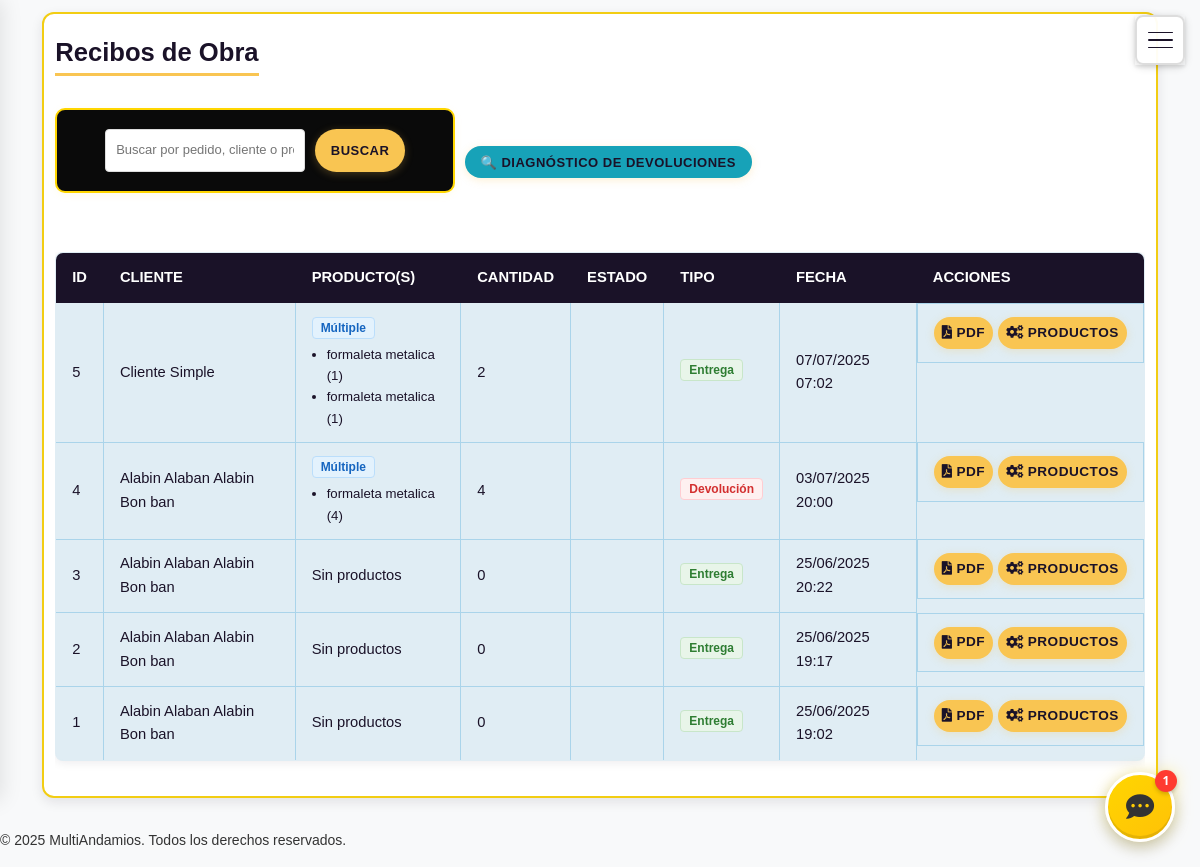
Screenshot of /recibos/lista/ (signed in) with the database file from the repository.
### recibos/models.py (models this page shows, shortened)
class ReciboObra(models.Model):
    pedido = models.ForeignKey(Pedido, on_delete=models.CASCADE, related_name='recibos_obra')
    cliente = models.ForeignKey(Cliente, on_delete=models.CASCADE)
    fecha_entrega = models.DateTimeField(default=timezone.now)
    fecha_devolucion = models.DateTimeField(null=True, blank=True)
    notas_entrega = models.TextField(blank=True, null=True)
    notas_devolucion = models.TextField(blank=True, null=True)
    firmado_cliente = models.BooleanField(default=False)
    firmado_empleado = models.BooleanField(default=False)
    empleado = models.ForeignKey('usuarios.Usuario', on_delete=models.SET_NULL, null=True, related_name='recibos_generados')
    condicion_entrega = models.TextField(
        help_text='Estado del equipo al momento de la entrega',
        default='Equipo en buen estado al momento de la entrega',
        blank=True
    )
    condicion_devolucion = models.TextField(null=True, blank=True, help_text='Estado del equipo al momento de la devolución')
    es_recibo_devolucion = models.BooleanField(default=False, help_text='Indica si este recibo es para devolución de productos')
    class Meta:
        verbose_name = "Recibo de Obra"
        verbose_name_plural = "Recibos de Obra"
        ordering = ['-fecha_entrega']
    @property
    def cantidad_solicitada(self):
        return sum(d.cantidad_solicitada for d in self.detalles.all())
    @property
    def cantidad_vuelta(self):
        return sum(d.cantidad_vuelta for d in self.detalles.all())
    @property
    def cantidad_pendiente(self):
        return self.cantidad_solicitada - self.cantidad_vuelta

class DetalleReciboObra(models.Model):
    ESTADO_CHOICES = [
        ('PENDIENTE', 'Pendiente'),
        ('EN_USO', 'En Uso'),
        ('DEVUELTO', 'Devuelto'),
        ('DANADO', 'Dañado'),
        ('PERDIDO', 'Perdido'),
    ]
    recibo = models.ForeignKey(ReciboObra, on_delete=models.CASCADE, related_name='detalles')
    producto = models.ForeignKey(Producto, on_delete=models.CASCADE)
    detalle_pedido = models.ForeignKey(
        DetallePedido,
        on_delete=models.CASCADE,
        related_name='detalles_recibos'
    )
    cantidad_solicitada = models.PositiveIntegerField()
    cantidad_vuelta = models.PositiveIntegerField(default=0)
    cantidad_buen_estado = models.PositiveIntegerField(default=0, help_text="Cantidad de productos devueltos en buen estado")
    cantidad_danados = models.PositiveIntegerField(default=0, help_text="Cantidad de productos devueltos con daños")
    cantidad_inservibles = models.PositiveIntegerField(default=0, help_text="Cantidad de productos devueltos inservibles")
    estado = models.CharField(max_length=50, choices=ESTADO_CHOICES, default='PENDIENTE')
    class Meta:
        verbose_name = "Detalle de Recibo de Obra"
        verbose_name_plural = "Detalles de Recibos de Obra"

### usuarios/models.py (models this page shows, shortened)
class Cliente(models.Model):
    usuario = models.OneToOneField(Usuario, on_delete=models.CASCADE, related_name='cliente')
    telefono = models.CharField(max_length=50)
    direccion = models.CharField(max_length=255, blank=True, null=True)

class Usuario(AbstractUser):
    ROLES = (
        ('admin', 'Administrador'),
        ('empleado', 'Empleado'),
        ('recibos_obra', 'Empleado de Recibos de Obra'),
        ('cliente', 'Cliente'),
    )
    numero_identidad = models.CharField(max_length=20, unique=True, null=True, blank=True, verbose_name='Número de Identidad')  # Permite nulos temporalmente
    rol = models.CharField(max_length=20, choices=ROLES, default='cliente')
    direccion_texto = models.CharField(max_length=255, blank=True, null=True, verbose_name='Dirección (texto)')
    puede_gestionar_productos = models.BooleanField(default=False, verbose_name='Puede gestionar productos')
    puede_gestionar_pedidos = models.BooleanField(default=False, verbose_name='Puede gestionar pedidos')
    puede_gestionar_recibos = models.BooleanField(default=False, verbose_name='Puede gestionar recibos de obra')
    puede_gestionar_clientes = models.BooleanField(default=False, verbose_name='Puede gestionar clientes')
    puede_ver_reportes = models.BooleanField(default=False, verbose_name='Puede ver reportes')
    puede_gestionar_inventario = models.BooleanField(default=False, verbose_name='Puede gestionar inventario')
    puede_procesar_pagos = models.BooleanField(default=False, verbose_name='Puede procesar pagos')
    activo = models.BooleanField(default=True, verbose_name='Usuario activo')

### productos/models.py (models this page shows, shortened)
class Producto(models.Model):
    id_producto = models.AutoField(primary_key=True)
    nombre = models.CharField(max_length=255)
    descripcion = models.TextField(blank=True, null=True)
    precio_diario = models.DecimalField(
        max_digits=10,
        decimal_places=2,
        verbose_name='Precio por día',
        help_text='Precio de renta por día en pesos',
        default=0
    )
    dias_minimos_renta = models.PositiveIntegerField(
        default=1,
        verbose_name='Días mínimos de renta',
        help_text='Número mínimo de días consecutivos que se debe rentar este producto'
    )
    peso = models.DecimalField(
        max_digits=8,
        decimal_places=2,
        default=0.00,
        verbose_name='Peso individual (kg)',
        help_text='Peso en kilogramos de una unidad del producto'
    )
    cantidad_disponible = models.PositiveIntegerField()
    cantidad_reservada = models.PositiveIntegerField(default=0)
    cantidad_en_renta = models.PositiveIntegerField(default=0)
    imagen = models.ImageField(upload_to='productos/', blank=True, null=True)
    activo = models.BooleanField(default=True)

### recibos/views.py (the view, shortened to what this page needs)
# urls.py: path('lista/', views.lista_recibos, name='lista_recibos'),
@login_required
@user_passes_test(puede_ver_recibos)
def lista_recibos(request):
    recibos = ReciboObra.objects.all()
    search_query = request.GET.get('search', '')
    recibos = recibos.order_by('-fecha_entrega')
    return render(request, 'recibos/lista_recibos.html', {
        'recibos': recibos,
        'solo_recibos': request.user.rol == 'recibos_obra',
        'search_query': search_query
    })

### recibos/views.py (called while the page is built)
def puede_ver_recibos(user):
    return user.is_staff or user.rol in ['admin', 'recibos_obra']

### usuarios/templatetags/carrito_tags.py (called while the page is built)
@register.simple_tag(takes_context=True)
def get_carrito_total(context):
    request = context['request']
    if request.user.is_authenticated:
        return CarritoItem.objects.filter(usuario=request.user).count()
    return 0

### recibos/templates/recibos/lista_recibos.html (shortened to what this page needs)
{% extends 'base.html' %}
{% block content %}
<div class="card">
    <div style="display: flex; justify-content: space-between; align-items: center; margin-bottom: 20px;">
        <h1 class="highlight">Recibos de Obra</h1>
    </div>
    {% if not solo_recibos %}
    <div class="search-container">
        <div style="display: flex; gap: 10px; align-items: center; margin-bottom: 15px;">
            <form method="get" action="{% url 'recibos:lista_recibos' %}" class="search-form" style="flex: 1;">
                <input type="text" name="search" placeholder="Buscar por pedido, cliente o producto..." value="{{ request.GET.search }}">
                <button type="submit" class="btn">Buscar</button>
            </form>
            <a href="{% url 'recibos:diagnostico_devoluciones' %}" class="btn btn-info" style="background: #17a2b8; white-space: nowrap;">
                🔍 Diagnóstico de Devoluciones
            </a>
        </div>
    </div>
    {% endif %}
    <div class="table-responsive">
        <table class="table table-lista-pedidos" style="background-color: #E0EDF4 !important; border: 1px solid #AAD4EA !important;">
            <thead>
                <tr>
                    <th>ID</th>
                    <th>Cliente</th>
                    <th>Producto(s)</th>
                    <th>Cantidad</th>
                    <th>Estado</th>
                    <th>Tipo</th>
                    <th>Fecha</th>
                    <th>Acciones</th>
                </tr>
            </thead>
            <tbody>
                {% for recibo in recibos %}
                <tr>
                    <td>{{ recibo.id }}</td>
                    <td>{{ recibo.cliente.usuario.get_full_name }}</td>
                    <td>
                        {% if recibo.detalles.exists %}
                            <span class="badge consolidado">Múltiple</span>
                            <ul class="productos-list">
                                {% for detalle in recibo.detalles.all %}
                                <li>{{ detalle.producto.nombre }} ({{ detalle.cantidad_solicitada }})</li>
                                {% endfor %}
                            </ul>
                        {% else %}
                            {% if recibo.primer_producto %}
                                {{ recibo.primer_producto.nombre }}
                            {% else %}
                                Sin productos
                            {% endif %}
                        {% endif %}
                    </td>
                    <td>{{ recibo.cantidad_solicitada }}</td>
                    <td>{{ recibo.get_estado_display }}</td>
                    <td>
                        {% if recibo.es_recibo_devolucion %}
                        <span class="badge badge-return">Devolución</span>
                        {% else %}
                        <span class="badge badge-delivery">Entrega</span>
                        {% endif %}
                    </td>
                    <td>{{ recibo.fecha_entrega|date:"d/m/Y H:i" }}</td>
                    <td class="actions">
                        <a href="{% url 'recibos:generar_pdf' recibo.id %}" class="btn btn-sm" title="Ver PDF">
                            <i class="fas fa-file-pdf"></i> PDF
                        </a>
                        <a href="{% url 'recibos:administrar_productos_individuales' recibo.id %}" class="btn btn-sm btn-info" title="Administrar Estado de Productos">
                            <i class="fas fa-cogs"></i> Productos
                        </a>
                    </td>
                </tr>
                {% empty %}
                <tr>
                    <td colspan="7">No hay recibos registrados.</td>
                </tr>
                {% endfor %}
            </tbody>
        </table>
    </div>
</div>
{% endblock %}

### static/estilos.css (style rules this page uses)
body { font-family: 'Inter', sans-serif; background: #ffffff92; color: #1A1228; margin: 0; padding: 0; font-size: 0.875rem; line-height: 1.25; -webkit-text-size-adjust: 100%; -webkit-font-smoothing: antialiased; }
h1, h2, h3, h4, h5, h6 { color: #1A1228; margin-top: 0.75rem; margin-bottom: 0.75rem; font-weight: 600; line-height: 1.2; }
h1 { font-size: 1.5rem; }
h1.highlight { color: #1A1228; font-weight: 700; font-size: 1.6rem; border-bottom: 3px solid #F9C552; padding-bottom: 5px; display: inline-block; }
button, .btn { font-size: 0.8125rem; padding: 0.4em 1.2em; border-radius: 50px; box-shadow: 0 2px 8px rgba(249, 197, 82, 0.25); text-transform: uppercase; letter-spacing: 0.5px; transition: all 0.2s; font-weight: 600; display: inline-flex; align-items: center; justify-content: center; gap: 4px; min-height: 32px; background-color: #F9C552; color: #1A1228; border: none; cursor: pointer; }
.card { background: #000000; border: none; border-left: 3px solid #FFD600; border-radius: 12px; box-shadow: 0 4px 16px rgba(0,0,0,0.2); padding: 0.75rem 1rem; margin-bottom: 1rem; }
input, select, textarea { border-radius: 6px; border: 1px solid transparent; background: #ffffff; padding: 0.3rem 0.5rem; color: #fff; transition: border 0.2s, box-shadow 0.2s; font-size: 0.8125rem; min-height: 32px; max-width: 100%; }
html, body { height: 100%; overflow-x: hidden; }
.card, .card-welcome, .card-terms, .card-featured, .card-productos, .card-carrito, .card-login, .card-clientes, .card-pedidos, .card-admin-productos { border: 2.5px solid #f2cd13; box-shadow: 0 4px 24px rgba(255,214,0,0.10), 0 1.5px 8px rgba(0,0,0,0.10); margin-bottom: 1.2rem; background-clip: padding-box; padding: 0.7rem; }
.table-responsive { overflow-x: auto; }
.table { width: 100%; border-collapse: collapse; background: #1e1e1e; border-radius: 8px; overflow: hidden; margin-bottom: 1.5rem; font-size: 0.92rem; }
.table th, .table td { padding: 0.8rem 1rem; border-bottom: 1px solid #444; color: #eee; }
.table th { background: #333; color: #fdd835; text-transform: uppercase; }
form, .search-form, .login-form, .admin-productos-form { border: 2px solid #FFD600; border-radius: 10px; padding: 1.2rem 3rem; background: #0a0a0aff; margin-bottom: 0.7rem; box-shadow: 0 2px 8px rgba(255,214,0,0.08); }
.search-container { display: flex; gap: 0.5rem; margin-bottom: 1rem; }
.search-container input[type="text"] { flex: 1; min-width: 200px; }
.table td { vertical-align: middle; }
.search-form { display: flex; gap: 1rem; margin-bottom: 1.5rem; justify-content: flex-end; }
.badge { display: inline-block; padding: 0.3em 1em; border-radius: 12px; font-size: 1em; font-weight: bold; color: #111; background: #FFD600; }
button, .btn, nav a, .card, .logo { transition: all 0.2s cubic-bezier(.4,0,.2,1); }
.card, .main-header { box-shadow: 0 2px 8px rgba(0,0,0,0.15); }

### static/css/theme-colors.css (style rules this page uses)
body { color: #1A1228; }
h1, h2, h3, h4, h5, h6 { color: #1A1228; }
h1.highlight { color: #1A1228; border-bottom: 3px solid #F9C552; padding-bottom: 5px; display: inline-block; }
button, .btn { background-color: #F9C552; color: #1A1228; box-shadow: 0 2px 8px rgba(249, 197, 82, 0.25); border: none; }
.card { background: white; color: #1A1228; box-shadow: 0 4px 12px rgba(26, 18, 40, 0.1); }
.table { background: white; box-shadow: 0 2px 10px rgba(26, 18, 40, 0.08); }
.lista-clientes-table, .lista-pedidos-table, .lista-empleados-table, .table-lista-clientes, .table-lista-pedidos, .table-lista-empleados, .table-lista-productos { background-color: #E0EDF4 !important; border-collapse: collapse !important; border: 1px solid #AAD4EA !important; }
.table-lista-clientes th, .table-lista-pedidos th, .table-lista-empleados th, .table-lista-productos th { background-color: #1A1228 !important; color: white !important; border: 1px solid #1A1228 !important; }
.table-lista-clientes td, .table-lista-pedidos td, .table-lista-empleados td, .table-lista-productos td { border: 1px solid #AAD4EA !important; background-color: #E0EDF4 !important; }
.table-lista-clientes tbody tr, .table-lista-pedidos tbody tr, .table-lista-empleados tbody tr, .table-lista-productos tbody tr { background-color: #E0EDF4 !important; }
.table th, .table td { border-bottom: 1px solid #eee; color: #1A1228; }
.table th { background: #1A1228; color: white; border-bottom: 2px solid #F9C552; }
input, textarea, select { border: 2px solid #AAD4EA; color: #1A1228; }

### rows the page displays
ReciboObra: id "5", cliente.usuario.get_full_name "Cliente Simple", cantidad_solicitada "2", es_recibo_devolucion "Entrega", fecha_entrega "07/07/2025 07:02"
DetalleReciboObra: producto.nombre "formaleta metalica", cantidad_solicitada "1"
DetalleReciboObra: producto.nombre "formaleta metalica", cantidad_solicitada "1"
ReciboObra: id "4", cliente.usuario.get_full_name "Alabin Alaban Alabin Bon ban", cantidad_solicitada "4", es_recibo_devolucion "Devolución", fecha_entrega "03/07/2025 20:00"
DetalleReciboObra: producto.nombre "formaleta metalica", cantidad_solicitada "4"
ReciboObra: id "3", cliente.usuario.get_full_name "Alabin Alaban Alabin Bon ban", shows "Sin productos", cantidad_solicitada "0", es_recibo_devolucion "Entrega", fecha_entrega "25/06/2025 20:22"
ReciboObra: id "2", cliente.usuario.get_full_name "Alabin Alaban Alabin Bon ban", shows "Sin productos", cantidad_solicitada "0", es_recibo_devolucion "Entrega", fecha_entrega "25/06/2025 19:17"
ReciboObra: id "1", cliente.usuario.get_full_name "Alabin Alaban Alabin Bon ban", shows "Sin productos", cantidad_solicitada "0", es_recibo_devolucion "Entrega", fecha_entrega "25/06/2025 19:02"
